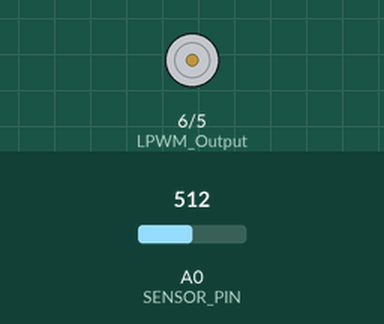
Recording of a sketch running on a simulated Arduino Uno, built with avr-gcc and run on an emulated ATmega328P. On the bench: motor-driver pin pairs drawn as motors (green arrow = first pin HIGH = forward, orange = second pin HIGH = backward, longer = more drive). Inputs (shaded band) come from the test bench; at power-on: A0 (SENSOR_PIN) = 512.

Above: at 1.2 s.
1.3 s: A0 (SENSOR_PIN) set to 716
At 2.5 s:
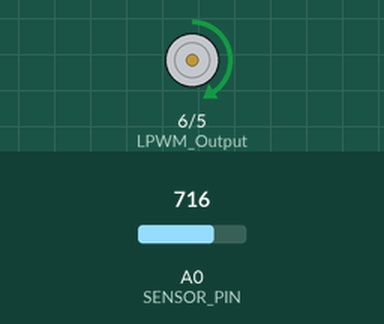
2.8 s: A0 (SENSOR_PIN) set to 900
At 3.7 s:
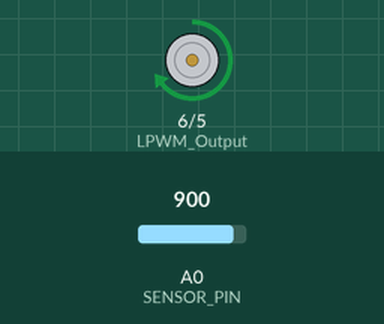
4.3 s: A0 (SENSOR_PIN) set to 502
At 4.9 s:
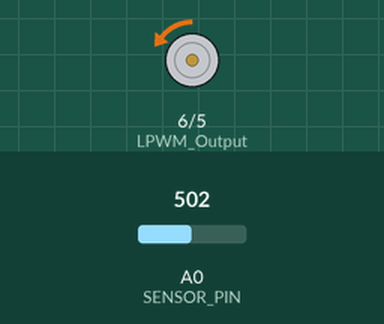
5.8 s: A0 (SENSOR_PIN) set to 522
At 7.0 s:
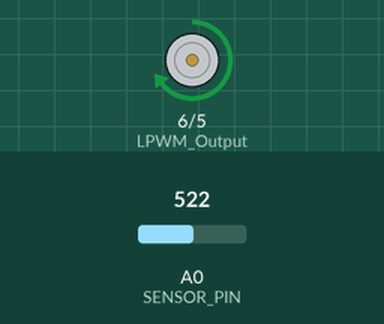
7.3 s: A0 (SENSOR_PIN) set to 306
At 8.3 s:
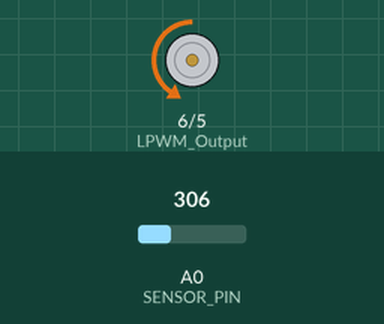
Timing chart, 0 to 9.8 s (numbered marks = the images above; inputs shaded):
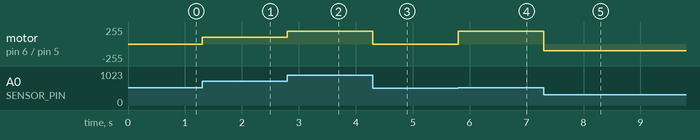

The sketch:

motor_control.ino
```cpp
// BTS7960 Datasheet
// https://www.handsontec.com/dataspecs/module/BTS7960%20Motor%20Driver.pdf
// Upload the following sketch to Arduino board. Try to turn the potentiometer
// clock-wise and anti-clock-wise and observe how the motor turn.
/*==========================================================================
// Author : Handson Technology
// Project : BTD7960 Motor Control Board driven by Arduino.
// Description : Speed and direction controlled by a potentiometer attached
// to analog input A0. One side pin of the potentiometer (either one) to
// ground; the other side pin to +5V
// Source-Code : BTS7960.ino
// Program: Control DC motors using BTS7960 H Bridge Driver.
//==========================================================================
// Connection to the BTS7960 board:
// BTS7960 Pin 1 (RPWM) to Arduino pin 5(PWM)
// BTS7960 Pin 2 (LPWM) to Arduino pin 6(PWM)
// BTS7960 Pin 3 (R_EN), 4 (L_EN), 7 (VCC) to Arduino 5V pin
// BTS7960 Pin 8 (GND) to Arduino GND
// BTS7960 Pin 5 (R_IS) and 6 (L_IS) not connected
*/

int SENSOR_PIN = 0; // analog 0 pin of the (fake) potentiometer
int RPWM_Output = 5; // Arduino PWM output pin 5; connect to IBT-2 pin 1 (RPWM)
int LPWM_Output = 6; // Arduino PWM output pin 6; connect to IBT-2 pin 2 (LPWM)

void setup() {
  pinMode(RPWM_Output, OUTPUT);
  pinMode(LPWM_Output, OUTPUT);
}

void loop() {
  // sensor value is in the range 0 to 1023
  int sensorValue = analogRead(SENSOR_PIN);

  if (sensorValue < 512) { // reverse rotation
    int reversePWM = -(sensorValue - 511) / 2;
    analogWrite(LPWM_Output, 0);
    analogWrite(RPWM_Output, reversePWM);
  } else { // forward rotation
    int forwardPWM = (sensorValue - 512) / 2;
    analogWrite(LPWM_Output, forwardPWM);
    analogWrite(RPWM_Output, 0);
  }
}
```

Measured:
- after the input at 1.3 s, motor on pin 6 (LPWM_Output) / pin 5 (RPWM_Output): stopped → forward 102/255 at once
- after the input at 2.8 s, motor on pin 6 (LPWM_Output) / pin 5 (RPWM_Output): forward 102/255 → forward 194/255 at once
- after the input at 4.3 s, motor on pin 6 (LPWM_Output) / pin 5 (RPWM_Output): forward 194/255 → backward 4/255 at once
- after the input at 5.8 s, motor on pin 6 (LPWM_Output) / pin 5 (RPWM_Output): backward 4/255 → forward 194/255 at once
- after the input at 7.3 s, motor on pin 6 (LPWM_Output) / pin 5 (RPWM_Output): forward 194/255 → backward 102/255 at once
